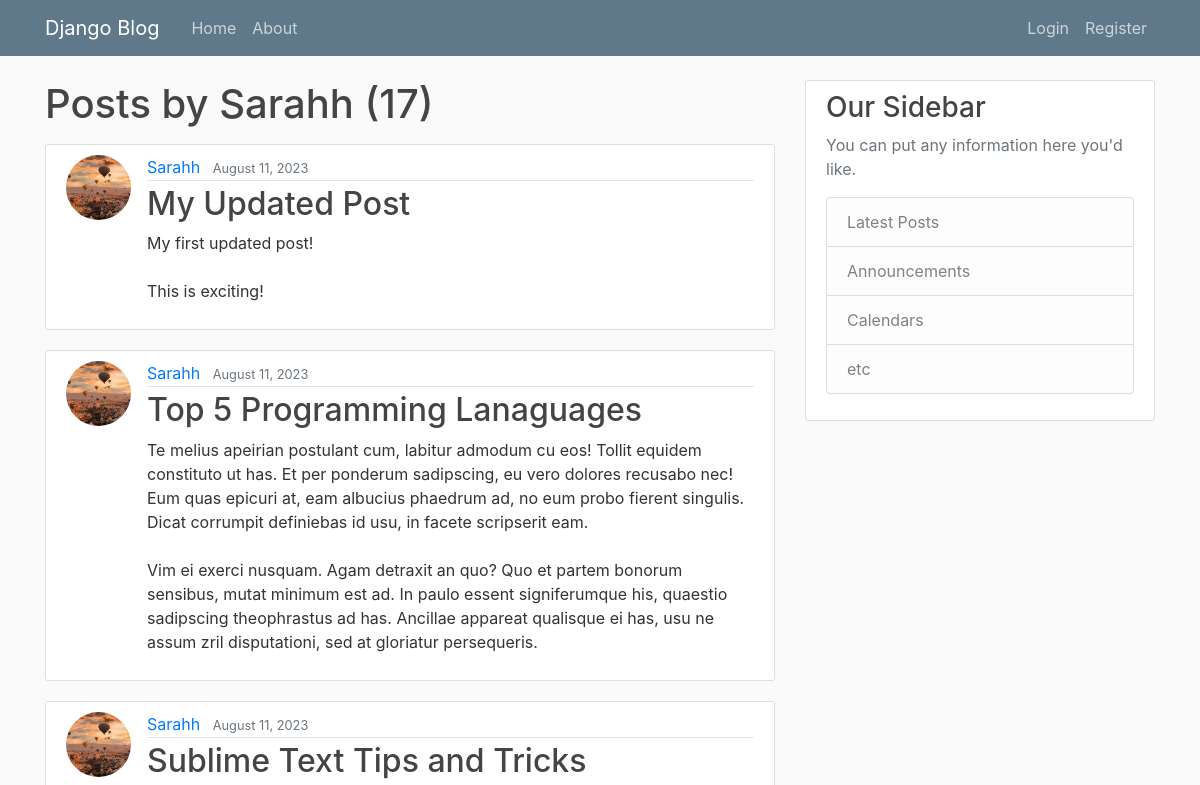
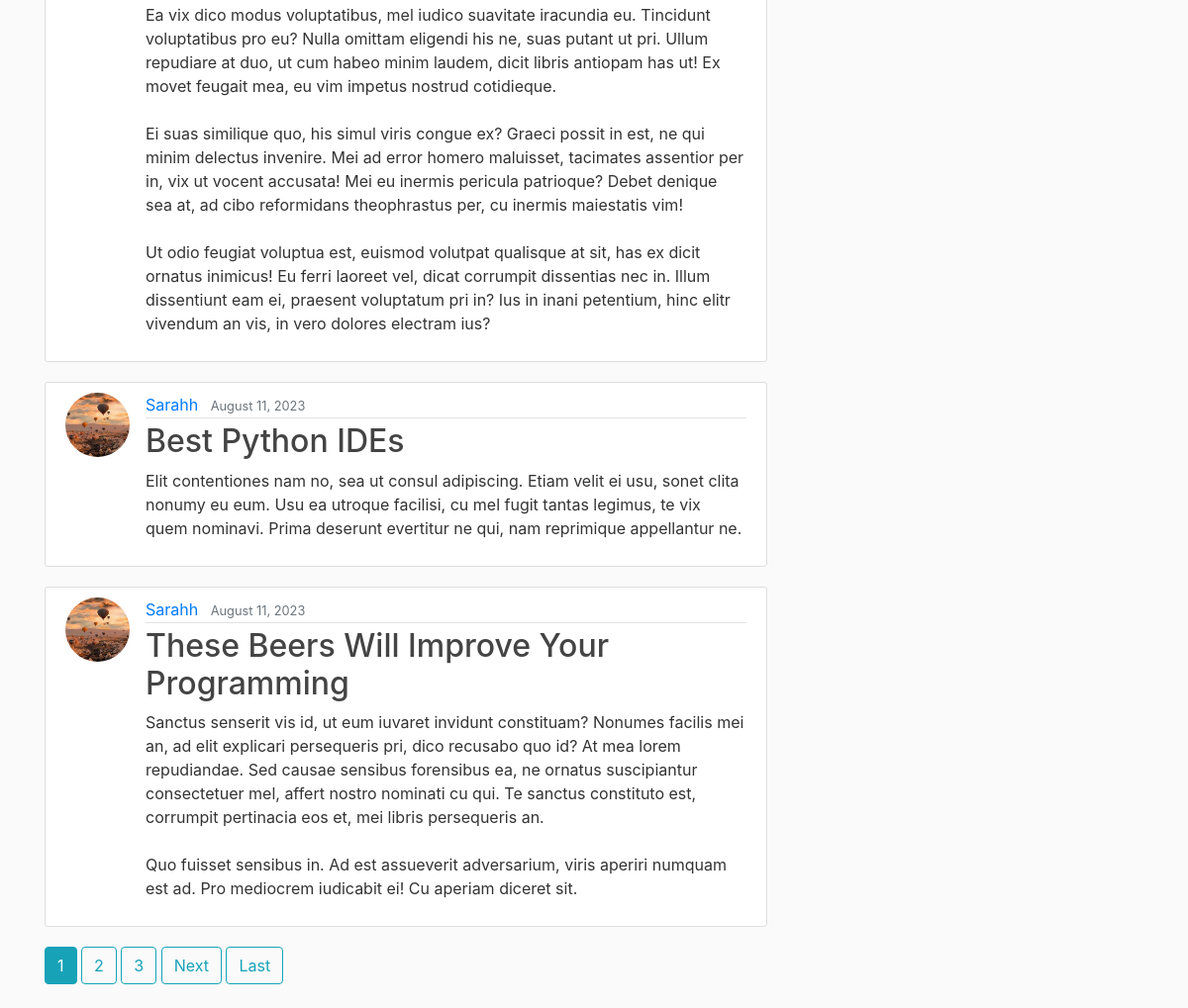
The page /user/Sarahh on the database its author committed (2 pictures, top to bottom).
### blog/models.py (models this page shows, shortened)
class Post(models.Model):
    title=models.CharField(max_length=100)
    content = models.TextField()
    date_posted = models.DateField(default=timezone.now)
    author = models.ForeignKey(User, on_delete=models.CASCADE)

### users/models.py (models this page shows, shortened)
class Profile(models.Model):
    user = models.OneToOneField(User, on_delete=models.CASCADE)
    image = models.ImageField(default='default.jpg', upload_to='profile_pics')

### blog/views.py (the view)
# urls.py: path('user/<str:username>', UserPostListView.as_view(),name="user-posts"),
class UserPostListView(ListView):
    model = Post
    template_name = 'blog/user_posts.html'
    context_object_name = 'posts'
    paginate_by = 5
    def get_queryset(self):
        user = get_object_or_404(User, username=self.kwargs.get('username'))
        return Post.objects.filter(author=user).order_by('-date_posted')

### blog/templates/blog/user_posts.html (shortened to what this page needs)
{% extends "blog/base.html" %}
{% block content %}
<h1 class="mb-3">Posts by {{ view.kwargs.username }} ({{page_obj.paginator.count}})</h1>
    {% for post in posts %}
        <article class="media content-section">
            <img class="rounded-circle article-img" src="{{ post.author.profile.image.url }}" alt="">
            <div class="media-body">
            <div class="article-metadata">
                <a class="mr-2" href="{%url 'user-posts' post.author.username %}">{{ post.author }}</a>
                <small class="text-muted">{{ post.date_posted |date:"F d, Y" }}</small>
            </div>
            <h2><a class="article-title" href="{% url 'post-detail' post.id %}">{{ post.title }}</a></h2>
            <p class="article-content">{{ post.content }}</p>
            </div>
        </article>
    {% endfor %}
    {% if is_paginated %}
        {% for num in page_obj.paginator.page_range %}
            {% if page_obj.number == num %}
                <a  class="btn btn-info mb-4" href="?page={{num}}">{{num}}</a>
            {% elif num > page_obj.number|add:'-3' and  num < page_obj.number|add:'3'%}
                <a  class="btn btn-outline-info mb-4" href="?page={{num}}">{{num}}</a>
            {% endif %}
        {% endfor %}
        {% if page_obj.has_next %}
            <a  class="btn btn-outline-info mb-4" href="?page={{ page_obj.next_page_number}}">Next</a>
            <a  class="btn btn-outline-info mb-4" href="?page={{ page_obj.paginator.num_pages }}">Last</a>
        {% endif %}
    {% endif %}
{% endblock content%}

### blog/templates/blog/base.html (shortened to what this page needs)
{% load static %}
<!DOCTYPE html>
<html>
    <head>
    <link rel="stylesheet" href="https://maxcdn.bootstrapcdn.com/bootstrap/4.0.0/css/bootstrap.min.css">
    <link rel="stylesheet" type="text/css" href="{% static 'blog/main.css' %}">
    </head>
    <body>
            <header class="site-header">
                <nav class="navbar navbar-expand-md navbar-dark bg-steel fixed-top">
                <div class="container">
                    <a class="navbar-brand mr-4" href="{% url 'blog-home'%}">Django Blog</a>
                    <div class="collapse navbar-collapse" id="navbarToggle">
                    <div class="navbar-nav mr-auto">
                        <a class="nav-item nav-link" href="{% url 'blog-home'%}">Home</a>
                        <a class="nav-item nav-link" href="{% url 'blog-about'%}">About</a>
                    </div>
                    <div class="navbar-nav">
                      {% if user.is_authenticated %}
                        <a class="nav-item nav-link" href="{% url 'post-create' %}">New Post</a>
                        <a class="nav-item nav-link" href="{% url 'profile' %}">Profile</a>
                       <a class="nav-item nav-link" href="{% url 'logout' %}">Logout</a>
                      {% else %}
                        <a class="nav-item nav-link" href="{% url 'login' %}">Login</a>
                        <a class="nav-item nav-link" href="{% url 'register' %}">Register</a>
                      {% endif%}
                     </div>
                    </div>
                </div>
                </nav>
            </header>
          <main role="main" class="container">
            <div class="row">
              <div class="col-md-8">
                {% block content %}{% endblock %}
              </div>
              <div class="col-md-4">
                <div class="content-section">
                  <h3>Our Sidebar</h3>
                  <p class='text-muted'>You can put any information here you'd like.
                    <ul class="list-group">
                      <li class="list-group-item list-group-item-light">Latest Posts</li>
                      <li class="list-group-item list-group-item-light">Announcements</li>
                      <li class="list-group-item list-group-item-light">Calendars</li>
                      <li class="list-group-item list-group-item-light">etc</li>
                    </ul>
                  </p>
                </div>
              </div>
            </div>
          </main>
    </body>
</html>

### blog/static/blog/main.css (style rules this page uses)
body { background: #fafafa; color: #333333; margin-top: 5rem; }
h1, h2, h3, h4, h5, h6 { color: #444444; }
ul { margin: 0; }
.bg-steel { background-color: #5f788a; }
.site-header .navbar-nav .nav-link { color: #cbd5db; }
.content-section { background: #ffffff; padding: 10px 20px; border: 1px solid #dddddd; border-radius: 3px; margin-bottom: 20px; }
.article-title { color: #444444; }
.article-content { white-space: pre-line; }
.article-img { height: 65px; width: 65px; margin-right: 16px; }
.article-metadata { padding-bottom: 1px; margin-bottom: 4px; border-bottom: 1px solid #e3e3e3 }

### rows shown on the page
Post: author.profile.image (picture), author "Sarahh", date_posted "August 11, 2023", title "My Updated Post", content "My first updated post! This is exciting!"
Post: author.profile.image (picture), author "Sarahh", date_posted "August 11, 2023", title "Top 5 Programming Lanaguages", content "Te melius apeirian postulant cum, labitur admodum cu eos! Tollit equidem constituto ut has. Et per ponderum sadipscing, eu vero dolores recusabo nec! Eum quas epicuri at, eam albucius phaedrum ad, no eum probo fierent singulis. Dicat corrumpit definiebas id usu, in facete scripserit eam. Vim ei exerci nusquam. Agam detraxit an quo? Quo et partem bonorum sensibus, mutat minimum est ad. In paulo essent signiferumque his, quaestio sadipscing theophrastus ad has. Ancillae appareat qualisque ei has, usu ne assum zril disputationi, sed at gloriatur persequeris."
Post: author.profile.image (picture), author "Sarahh", date_posted "August 11, 2023", title "Sublime Text Tips and Tricks", content "Ea vix dico modus voluptatibus, mel iudico suavitate iracundia eu. Tincidunt voluptatibus pro eu? Nulla omittam eligendi his ne, suas putant ut pri. Ullum repudiare at duo, ut cum habeo minim laudem, dicit libris antiopam has ut! Ex movet feugait mea, eu vim impetus nostrud cotidieque. Ei suas similique quo, his simul viris congue ex? Graeci possit in est, ne qui minim delectus invenire. Mei ad error homero maluisset, tacimates assentior per in, vix ut vocent accusata! Mei eu inermis pericula patrioque? Debet denique sea at, ad cibo reformidans theophrastus per, cu inermis maiestatis vim! Ut odio feugiat voluptua est, euismod volutpat qualisque at sit, has ex dicit ornatus inimicus! Eu…"
Post: author.profile.image (picture), author "Sarahh", date_posted "August 11, 2023", title "Best Python IDEs", content "Elit contentiones nam no, sea ut consul adipiscing. Etiam velit ei usu, sonet clita nonumy eu eum. Usu ea utroque facilisi, cu mel fugit tantas legimus, te vix quem nominavi. Prima deserunt evertitur ne qui, nam reprimique appellantur ne."
Post: author.profile.image (picture), author "Sarahh", date_posted "August 11, 2023", title "These Beers Will Improve Your Programming", content "Sanctus senserit vis id, ut eum iuvaret invidunt constituam? Nonumes facilis mei an, ad elit explicari persequeris pri, dico recusabo quo id? At mea lorem repudiandae. Sed causae sensibus forensibus ea, ne ornatus suscipiantur consectetuer mel, affert nostro nominati cu qui. Te sanctus constituto est, corrumpit pertinacia eos et, mei libris persequeris an. Quo fuisset sensibus in. Ad est assueverit adversarium, viris aperiri numquam est ad. Pro mediocrem iudicabit ei! Cu aperiam diceret sit."

### other values the page prints
{{ view.kwargs.username }} "Sarahh"
{{ page_obj.paginator.count }} "17"
{{ num }} "1"
{{ num }} "2" "3"
